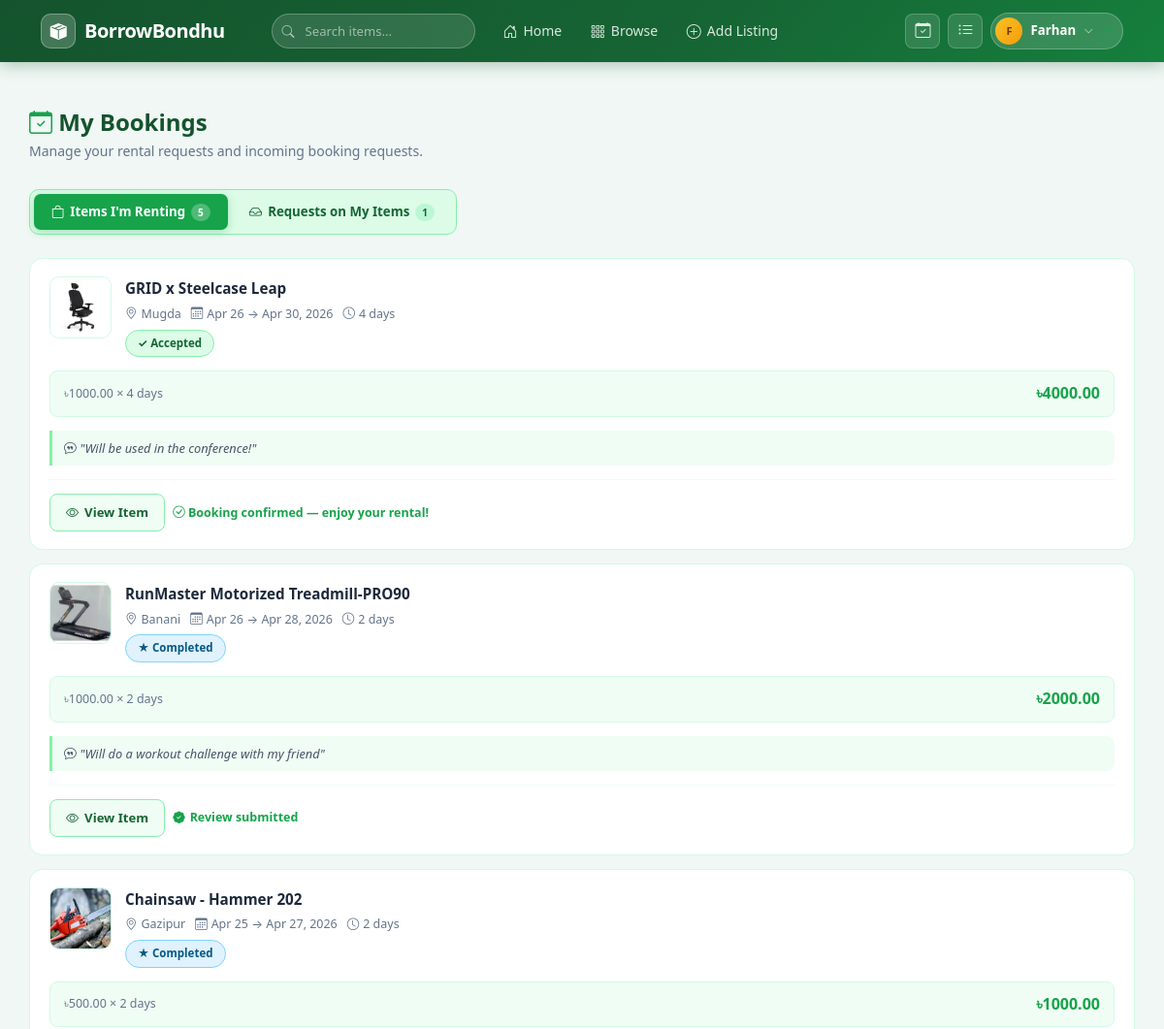
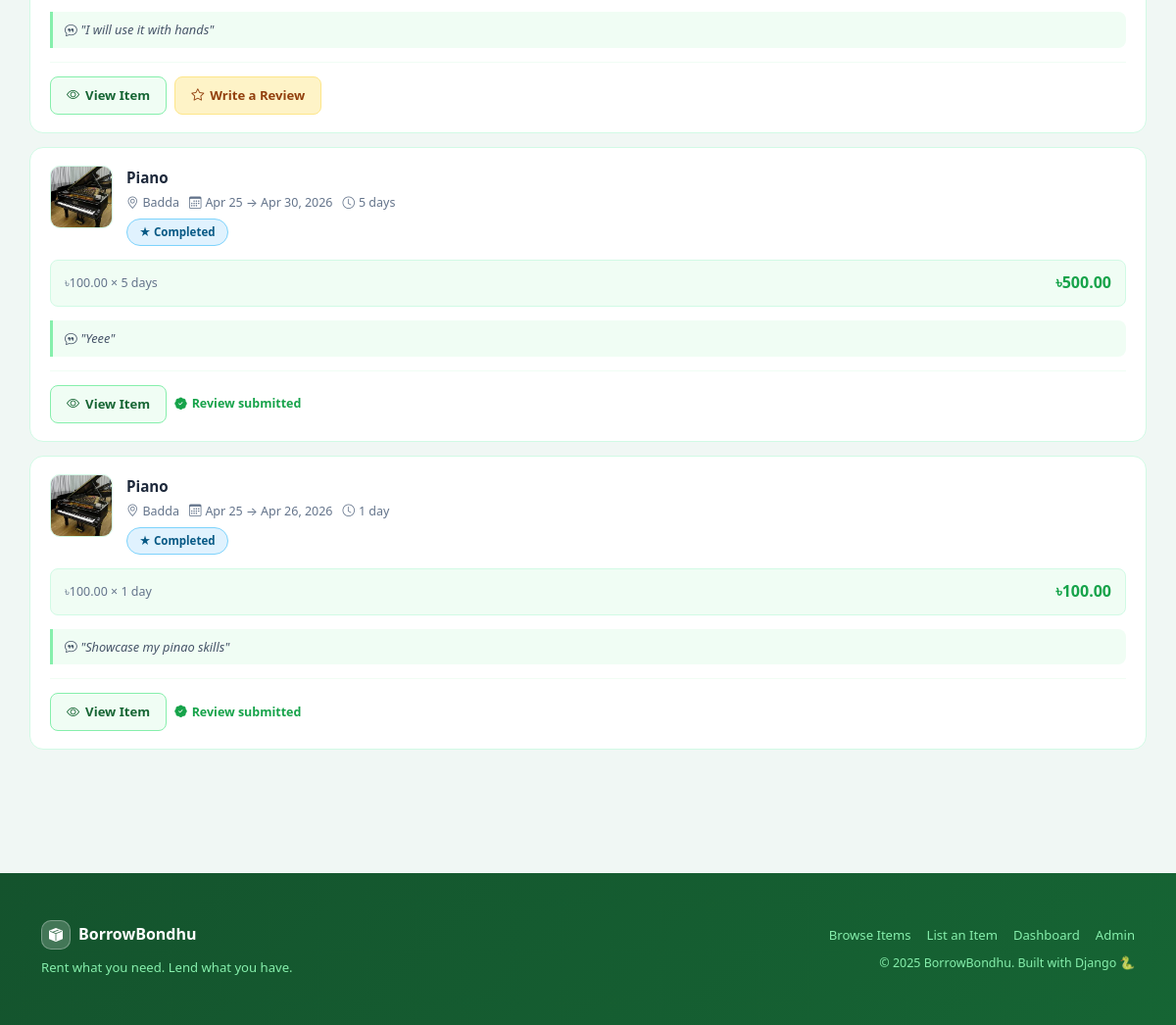
/bookings/my/ (signed in), run on the app's committed database (2 pictures, top to bottom).
### bookings/models.py (models this page shows, shortened)
class Booking(models.Model):
    STATUS_CHOICES = [
        ('pending', 'Pending'),
        ('accepted', 'Accepted'),
        ('rejected', 'Rejected'),
        ('completed', 'Completed'),
    ]
    renter = models.ForeignKey(User, on_delete=models.CASCADE, related_name='bookings')
    listing = models.ForeignKey(Listing, on_delete=models.CASCADE, related_name='bookings')
    start_date = models.DateField()
    end_date = models.DateField()
    status = models.CharField(max_length=20, choices=STATUS_CHOICES, default='pending')
    created_at = models.DateTimeField(auto_now_add=True)
    message = models.TextField(blank=True, help_text="Optional message to the owner")
    def total_days(self):
        return (self.end_date - self.start_date).days or 1
    def total_price(self):
        return self.total_days() * self.listing.price_per_day

### listings/models.py (models this page shows, shortened)
class Listing(models.Model):
    CATEGORY_CHOICES = [
        ('cameras', 'Cameras & Photography'),
        ('electronics', 'Electronics'),
        ('tools', 'Tools & Equipment'),
        ('events', 'Event Equipment'),
        ('sports', 'Sports & Outdoors'),
        ('other', 'Other'),
    ]
    owner = models.ForeignKey(User, on_delete=models.CASCADE, related_name='listings')
    title = models.CharField(max_length=200)
    description = models.TextField()
    category = models.CharField(max_length=50, choices=CATEGORY_CHOICES)
    price_per_day = models.DecimalField(max_digits=10, decimal_places=2)
    location = models.CharField(max_length=200)
    image = models.ImageField(upload_to='listings/', blank=True, null=True)
    is_available = models.BooleanField(default=True)
    approved = models.BooleanField(default=False)
    created_at = models.DateTimeField(auto_now_add=True)

### bookings/views.py (the view)
# urls.py: path('my/', views.my_bookings, name='my_bookings'),
@login_required
def my_bookings(request):
    my_rents = Booking.objects.filter(renter=request.user).select_related('listing').order_by('-created_at')
    my_requests = Booking.objects.filter(listing__owner=request.user).select_related('listing', 'renter').order_by('-created_at')
    return render(request, 'bookings/my_bookings.html', {
        'my_rents': my_rents,
        'my_requests': my_requests,
    })

### templates/bookings/my_bookings.html (shortened to what this page needs)
{% extends 'base.html' %}
{% block content %}
<div class="container bookings-page">
  <div class="page-header">
    <h2><i class="bi bi-calendar-check" style="color:#16a34a;"></i> My Bookings</h2>
    <p>Manage your rental requests and incoming booking requests.</p>
  </div>
  <div class="booking-tabs">
    <button class="booking-tab active" onclick="switchTab('renting', this)">
      <i class="bi bi-bag"></i> Items I'm Renting
      <span class="count-pill">{{ my_rents.count }}</span>
    </button>
    <button class="booking-tab" onclick="switchTab('requests', this)">
      <i class="bi bi-inbox"></i> Requests on My Items
      <span class="count-pill">{{ my_requests.count }}</span>
    </button>
  </div>
  <div class="tab-panel active" id="tab-renting">
    {% for booking in my_rents %}
    <div class="booking-card">
      <div class="booking-card-top">
        {% if booking.listing.image %}
          <img src="{{ booking.listing.image.url }}" class="booking-thumb" alt="{{ booking.listing.title }}">
        {% else %}
          <div class="booking-thumb-placeholder">📦</div>
        {% endif %}
        <div class="booking-info">
          <div class="booking-title">{{ booking.listing.title }}</div>
          <div class="booking-meta">
            <span><i class="bi bi-geo-alt"></i> {{ booking.listing.location }}</span>
            <span><i class="bi bi-calendar3"></i> {{ booking.start_date|date:"M d" }} → {{ booking.end_date|date:"M d, Y" }}</span>
            <span><i class="bi bi-clock"></i> {{ booking.total_days }} day{{ booking.total_days|pluralize }}</span>
          </div>
          <span class="status-badge {{ booking.status }}">
            {% if booking.status == 'pending' %}⏳
            {% elif booking.status == 'accepted' %}✓
            {% elif booking.status == 'rejected' %}✗
            {% else %}★{% endif %}
            {{ booking.get_status_display }}
          </span>
        </div>
      </div>
      <div class="booking-price-strip">
        <div class="price-detail">
          ৳{{ booking.listing.price_per_day }} × {{ booking.total_days }} day{{ booking.total_days|pluralize }}
        </div>
        <div class="price-total">৳{{ booking.total_price }}</div>
      </div>
      {% if booking.message %}
      <div class="booking-message">
        <i class="bi bi-chat-quote"></i> "{{ booking.message }}"
      </div>
      {% endif %}
      <div class="booking-actions">
        <a href="{% url 'listing_detail' booking.listing.pk %}" class="action-btn btn-view">
          <i class="bi bi-eye"></i> View Item
        </a>
        {% if booking.status == 'pending' %}
        <span style="font-size:0.78rem; color:#64748b;">
          <i class="bi bi-hourglass-split"></i> Waiting for owner to respond...
        </span>
        {% elif booking.status == 'accepted' %}
        <span style="font-size:0.78rem; color:#16a34a; font-weight:600;">
          <i class="bi bi-check-circle"></i> Booking confirmed — enjoy your rental!
        </span>
        {% elif booking.status == 'rejected' %}
        <span style="font-size:0.78rem; color:#ef4444;">
          <i class="bi bi-x-circle"></i> This booking was declined by the owner.
        </span>
        {% elif booking.status == 'completed' %}
          {% if not booking.review %}
          <a href="{% url 'add_review' booking.pk %}" class="action-btn btn-review">
            <i class="bi bi-star"></i> Write a Review
          </a>
          {% else %}
          <span class="reviewed-badge">
            <i class="bi bi-patch-check-fill"></i> Review submitted
          </span>
          {% endif %}
        {% endif %}
      </div>
    </div>
    {% endfor %}
  </div>
</div>
{% endblock %}

### templates/base.html (shortened to what this page needs)
<!DOCTYPE html>
<html lang="en">
<head>
  <link href="https://cdn.jsdelivr.net/npm/bootstrap@5.3.0/dist/css/bootstrap.min.css" rel="stylesheet">
  <link href="https://cdn.jsdelivr.net/npm/bootstrap-icons@1.11.0/font/bootstrap-icons.css" rel="stylesheet">
</head>
<body>
<nav class="navbar navbar-expand-lg">
  <div class="container" style="gap:16px;">
    <a class="navbar-brand" href="{% url 'home' %}">
      <div class="brand-icon"><i class="bi bi-box-seam-fill"></i></div>
      BorrowBondhu
    </a>
    <div class="collapse navbar-collapse" id="navbarNav">
      <form class="navbar-search mx-3" method="get" action="{% url 'listing_list' %}">
        <i class="bi bi-search search-icon"></i>
        <input type="text" name="q" placeholder="Search items..." autocomplete="off">
      </form>
      <ul class="navbar-nav me-auto align-items-lg-center gap-1">
        <li class="nav-item">
          <a class="nav-link" href="{% url 'home' %}"><i class="bi bi-house-door"></i> Home</a>
        </li>
        <li class="nav-item">
          <a class="nav-link" href="{% url 'listing_list' %}"><i class="bi bi-grid-3x3-gap"></i> Browse</a>
        </li>
        {% if user.is_authenticated %}
        <li class="nav-item">
          <a class="nav-link" href="{% url 'listing_create' %}"><i class="bi bi-plus-circle"></i> Add Listing</a>
        </li>
        {% endif %}
      </ul>
      <ul class="navbar-nav align-items-lg-center gap-2">
        {% if user.is_authenticated %}
        <li class="nav-item">
          <a href="{% url 'my_bookings' %}" class="nav-icon-btn" title="My Bookings">
            <i class="bi bi-calendar-check"></i>
          </a>
        </li>
        <li class="nav-item">
          <a href="{% url 'my_listings' %}" class="nav-icon-btn" title="My Listings">
            <i class="bi bi-list-ul"></i>
          </a>
        </li>
        <li class="nav-item dropdown">
          <a href="#" class="user-avatar-btn dropdown-toggle" data-bs-toggle="dropdown">
            <div class="user-avatar">
              {% if user.first_name %}{{ user.first_name|first|upper }}{% else %}{{ user.username|first|upper }}{% endif %}
            </div>
            <span class="user-avatar-name">{{ user.first_name|default:user.username }}</span>
            <i class="bi bi-chevron-down" style="font-size:10px;color:rgba(255,255,255,0.7);"></i>
          </a>
        </li>
        {% endif %}
      </ul>
    </div>
  </div>
</nav>
{% block content %}{% endblock %}
<footer class="mt-5 py-5">
  <div class="container">
    <div class="row align-items-center">
      <div class="col-md-6 mb-3 mb-md-0">
        <div class="d-flex align-items-center gap-2 mb-2">
          <div class="brand-icon" style="width:30px;height:30px;font-size:14px;">
            <i class="bi bi-box-seam-fill"></i>
          </div>
          <strong style="color:white;font-size:1rem;">BorrowBondhu</strong>
        </div>
        <p class="mb-0" style="font-size:0.82rem;">Rent what you need. Lend what you have.</p>
      </div>
      <div class="col-md-6 text-md-end">
        <div class="d-flex gap-3 justify-content-md-end mb-2" style="font-size:0.82rem;">
          <a href="{% url 'listing_list' %}">Browse Items</a>
          <a href="{% url 'listing_create' %}">List an Item</a>
          {% if user.is_authenticated %}
          <a href="{% url 'dashboard' %}">Dashboard</a>
          {% endif %}
          <a href="/admin/">Admin</a>
        </div>
        <p class="mb-0" style="font-size:0.78rem;">&copy; 2025 BorrowBondhu. Built with Django 🐍</p>
      </div>
    </div>
  </div>
</footer>
</body>
</html>

### templates/base.html (style rules this page uses)
body { background: #f0f7f4; color: #1e293b; font-family: 'Segoe UI', system-ui, -apple-system, sans-serif; font-size: 15px; line-height: 1.6; }
a { color: #16a34a; text-decoration: none; }
.navbar { background: linear-gradient(135deg, #14532d 0%, #166534 60%, #15803d 100%); border-bottom: none; padding: 0; min-height: 64px; position: sticky; top: 0; z-index: 1000; box-shadow: 0 2px 16px rgba(20,83,45,.35); }
.navbar-brand { font-weight: 800; font-size: 1.25rem; color: white !important; letter-spacing: -0.5px; display: flex; align-items: center; gap: 9px; padding: 0; }
.brand-icon { width: 36px; height: 36px; background: rgba(255,255,255,0.2); border: 1.5px solid rgba(255,255,255,0.3); border-radius: 10px; display: flex; align-items: center; justify-content: center; color: white; font-size: 17px; }
.nav-link { font-size: 0.875rem; font-weight: 500; color: rgba(255,255,255,0.85) !important; padding: 0.45rem 0.8rem !important; border-radius: 8px; transition: background 0.15s, color 0.15s; display: flex; align-items: center; gap: 6px; }
.nav-link i { font-size: 15px; }
.navbar-search { position: relative; width: 210px; }
.navbar-search input { border: 1.5px solid rgba(255,255,255,0.25); border-radius: 50px; padding: 7px 16px 7px 34px; font-size: 0.82rem; background: rgba(255,255,255,0.12); color: white; width: 100%; outline: none; transition: border-color 0.15s, background 0.15s; }
.navbar-search input::placeholder { color: rgba(255,255,255,0.55); }
.navbar-search .search-icon { position: absolute; left: 11px; top: 50%; transform: translateY(-50%); color: rgba(255,255,255,0.6); font-size: 13px; pointer-events: none; }
.nav-icon-btn { width: 36px; height: 36px; border-radius: 8px; background: rgba(255,255,255,0.12); border: 1.5px solid rgba(255,255,255,0.2); display: flex; align-items: center; justify-content: center; color: rgba(255,255,255,0.85); font-size: 16px; text-decoration: none; transition: all 0.15s; }
.user-avatar-btn { display: flex; align-items: center; gap: 8px; background: rgba(255,255,255,0.15); border: 1.5px solid rgba(255,255,255,0.25); border-radius: 50px; padding: 4px 10px 4px 4px; cursor: pointer; transition: all 0.15s; text-decoration: none; }
.user-avatar { width: 28px; height: 28px; border-radius: 50%; background: linear-gradient(135deg, #fbbf24, #f59e0b); display: flex; align-items: center; justify-content: center; color: #78350f; font-weight: 800; font-size: 11px; flex-shrink: 0; }
.user-avatar-name { font-size: 0.83rem; font-weight: 600; color: white; max-width: 90px; overflow: hidden; text-overflow: ellipsis; white-space: nowrap; }
footer { background: linear-gradient(135deg, #14532d, #166534); color: #86efac; border-top: none; }
footer strong { color: white; }
footer a { color: #86efac; }

### data on the page
Booking: listing.image (picture), listing "GRID x Steelcase Leap", listing.location "Mugda", start_date "Apr 26", end_date "Apr 30, 2026", total_days "4", status "Accepted", listing.price_per_day "1000.00", total_price "4000.00", message "Will be used in the conference!", shows "Booking confirmed — enjoy your rental!"
Booking: listing.image (picture), listing "RunMaster Motorized Treadmill-PRO90", listing.location "Banani", start_date "Apr 26", end_date "Apr 28, 2026", total_days "2", status "Completed", listing.price_per_day "1000.00", total_price "2000.00", message "Will do a workout challenge with my friend", shows "Review submitted"
Booking: listing.image (picture), listing "Chainsaw - Hammer 202", listing.location "Gazipur", start_date "Apr 25", end_date "Apr 27, 2026", total_days "2", status "Completed", listing.price_per_day "500.00", total_price "1000.00", message "I will use it with hands", shows "Write a Review"
Booking: listing.image (picture), listing "Piano", listing.location "Badda", start_date "Apr 25", end_date "Apr 30, 2026", total_days "5", status "Completed", listing.price_per_day "100.00", total_price "500.00", message "Yeee", shows "Review submitted"
Booking: listing.image (picture), listing "Piano", listing.location "Badda", start_date "Apr 25", end_date "Apr 26, 2026", total_days "1", status "Completed", listing.price_per_day "100.00", total_price "100.00", message "Showcase my pinao skills", shows "Review submitted"

### other printed values
{{ user.first_name|first|upper }} "F"
{{ user.first_name|default:user.username }} "Farhan"
{{ my_rents.count }} "5"
{{ my_requests.count }} "1"
